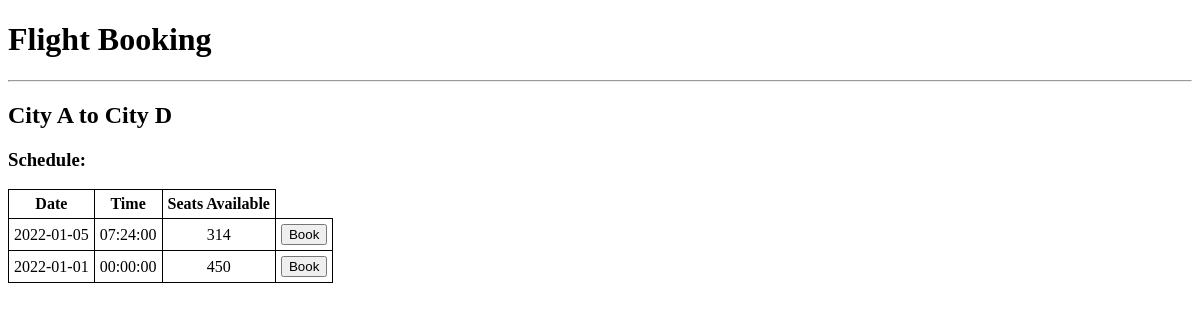
The app's page /details.php?routeId=3 with its own data.
### tables this page shows
CREATE TABLE `routes` (
  `id` int(11) NOT NULL,
  `origin` varchar(255) NOT NULL,
  `destination` varchar(255) NOT NULL,
  `price` mediumint(9) NOT NULL
);

CREATE TABLE `flights` (
  `id` int(11) NOT NULL,
  `route_id` int(11) NOT NULL,
  `date` date NOT NULL,
  `time` time NOT NULL,
  `number_of_rows` int(11) NOT NULL,
  `number_of_columns` int(11) NOT NULL,
  `capacity` int(11) NOT NULL,
  `seats_booked` int(11) NOT NULL DEFAULT 0
);

### details.php (the view, shortened to what this page needs)
<?php
require('misc/header.php');
if (isset($_GET['routeId']) && $_GET['routeId'] != '') {
  $stmt = $pdo->query("SELECT * FROM flights WHERE route_id = {$_GET['routeId']} && capacity - seats_booked > 0");
  $flights = $stmt->fetchAll();
  $stmt = $pdo->query("SELECT * FROM routes WHERE id = {$_GET['routeId']}");
  $route = $stmt->fetch();
} else {
  header('Location: index.php');
}
?>
<?php if (isset($route->origin) && isset($route->destination)) { ?>
  <h2><?= $route->origin ?> to <?= $route->destination ?></h2>
<?php } ?>
<?php if (sizeof($flights) > 0) { ?>
  <h3 class="scheduleHeading">Schedule:</h3>
  <table>
    <tr>
      <th>Date</th>
      <th>Time</th>
      <th>Seats Available</th>
    </tr>
    <?php foreach ($flights as $flight) {
      if ($flight->capacity - $flight->seats_booked > 0) { ?>
        <tr>
          <td><?= $flight->date ?></td>
          <td><?= $flight->time ?></td>
          <td><?= $flight->capacity - $flight->seats_booked ?></td>
          <td>
            <form action="details.php" method="post">
              <input type="submit" name='bookButton' value="Book">
            </form>
          </td>
        </tr>
    <?php }
    } ?>
  </table>
<?php } else { ?>
  <h3>Error: the requested flight was not found in the database</h3>
  <a href="index.php"><button>Return to homepage</button></a>
<?php }
require('misc/footer.php'); ?>

### style.css (style rules this page uses)
table { border-collapse: collapse; text-align: center; }
td, th { padding: 5px; border: 1px solid black; }

### records on screen
routes: origin "City A", destination "City D"
flights: date "2022-01-05", time "07:24:00", $flight->capacity - $flight->seats_booked "314"
flights: date "2022-01-01", time "00:00:00", $flight->capacity-$flight->seats_booked "450"
